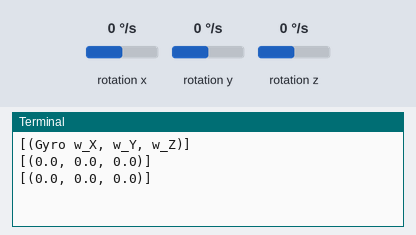
The program below on a simulated Raspberry Pi (BCM pin numbers). Shown: the last lines printed to the terminal. The inputs (shaded band) are chosen by the test bench; at power-on: rotation x 0 °/s, rotation y 0 °/s, rotation z 0 °/s.

Above: at 1.2 s.
1.3 s: rotation x set to -192 °/s
At 2.6 s:
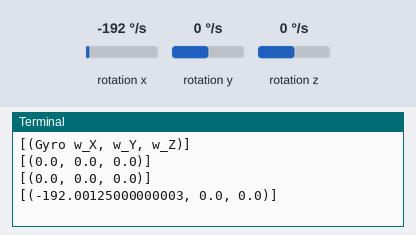
2.8 s: rotation y set to -192 °/s
At 3.8 s:
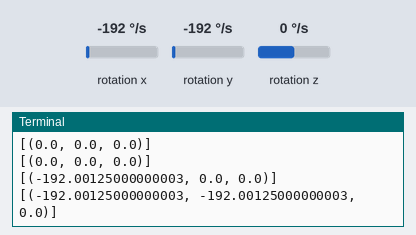
4.3 s: rotation z set to -192 °/s
At 5.8 s:
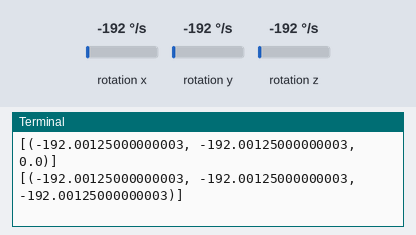

The program:

Gyro_L3GD20.py
```python
#!/usr/bin/python

# Python interface driver for L3GD20 gyroscope, inspired by
# Adafruit_LSM303 drivers.
#
# date:    12/11/2015
#
# author: Dmitry Yershov <dmitry.s.yershov@gmail.com>
#

from Adafruit_I2C import Adafruit_I2C


class Gyro_L3GD20(Adafruit_I2C):

    # Minimal constants carried over from Arduino library
    L3GD20_ADDRESS = (0xD6 >> 1)             # 1101011x

    # L3GD20 registers
                                             # Default    Type
    L3GD20_REGISTER_WHO_AM_I       = 0x0F    # 11010100   r
    L3GD20_REGISTER_CTRL_REG1      = 0x20    # 00000111   rw
    L3GD20_REGISTER_CTRL_REG2      = 0x21    # 00000000   rw
    L3GD20_REGISTER_CTRL_REG3      = 0x22    # 00000000   rw
    L3GD20_REGISTER_CTRL_REG4      = 0x23    # 00000000   rw
    L3GD20_REGISTER_CTRL_REG5      = 0x24    # 00000000   rw
    L3GD20_REGISTER_REFERENCE      = 0x25    # 00000000   r
    L3GD20_REGISTER_OUT_TEMP       = 0x26    #            r
    L3GD20_REGISTER_STATUS_REG     = 0x27    #            r
    L3GD20_REGISTER_OUT_X_L        = 0x28    #            r
    L3GD20_REGISTER_OUT_X_H        = 0x29    #            r
    L3GD20_REGISTER_OUT_Y_L        = 0x2A    #            r
    L3GD20_REGISTER_OUT_Y_H        = 0x2B    #            r
    L3GD20_REGISTER_OUT_Z_L        = 0x2C    #            r
    L3GD20_REGISTER_OUT_Z_H        = 0x2D    #            r
    L3GD20_REGISTER_FIFO_CTRL_REG  = 0x2E    # 00000000   rw
    L3GD20_REGISTER_FIFO_SRC_REG   = 0x2F    #            r
    L3GD20_REGISTER_INT1_CFG       = 0x30    # 00000000   rw
    L3GD20_REGISTER_INT1_SRC       = 0x31    #            r
    L3GD20_REGISTER_TSH_XH         = 0x32    # 00000000   rw
    L3GD20_REGISTER_TSH_XL         = 0x33    # 00000000   rw
    L3GD20_REGISTER_TSH_YH         = 0x34    # 00000000   rw
    L3GD20_REGISTER_TSH_YL         = 0x35    # 00000000   rw
    L3GD20_REGISTER_TSH_ZH         = 0x36    # 00000000   rw
    L3GD20_REGISTER_TSH_ZL         = 0x37    # 00000000   rw
    L3GD20_REGISTER_INT1_DURATION  = 0x38    # 00000000   rw


    # Chipsed IDs
    L3GD20_ID  = 0xD4
    L3GD20H_ID = 0xD7

    # Range settings setRange()
    L3GD20_RANGE_250DPS  = 250
    L3GD20_RANGE_500DPS  = 500
    L3GD20_RANGE_2000DPS = 2000

    # Range sensitivity getSens()
    L3GD20_SENSITIVITY_250DPS  = 0.00875
    L3GD20_SENSITIVITY_500DPS  = 0.0175
    L3GD20_SENSITIVITY_2000DPS = 0.070

    def __init__(self, gyro_range=250, busnum=-1, debug=False, hires=False):

        # Accelerometer and magnetometer are at different I2C
        # addresses, so invoke a separate I2C instance for each
        self.gyro = Adafruit_I2C(self.L3GD20_ADDRESS, busnum, debug)

        chipset_id = self.gyro.readU8(self.L3GD20_REGISTER_WHO_AM_I)

        if chipset_id != self.L3GD20_ID and chipset_id != self.L3GD20H_ID:
            raise Warning("L3GD20 error: wrong id %4x received at address  %4x" % (chipset_id, self.L3GD20_ADDRESS))

        # Enable all three axis on the gyro
        self.gyro.write8(self.L3GD20_REGISTER_CTRL_REG1, 0x00)
        self.gyro.write8(self.L3GD20_REGISTER_CTRL_REG1, 0x0F)

        self.gyro_range = self.L3GD20_SENSITIVITY_250DPS
        self.setRange(gyro_range)

    # Interpret signed 16-bit angular rotation from list
    def gyro16(self, values_uint8, idx):
        value_int16 = values_uint8[idx] | (values_uint8[idx+1] << 8)
        if value_int16 > 32767: value_int16 -= 65536
        return value_int16

    def getSens(self, value_int16):
        value_f = 0.0
        if self.gyro_range == self.L3GD20_RANGE_250DPS:
            value_f = value_int16 * self.L3GD20_SENSITIVITY_250DPS
        elif self.gyro_range == self.L3GD20_RANGE_500DPS:
            value_f = value_int16 * self.L3GD20_SENSITIVITY_500DPS
        elif self.gyro_range == self.L3GD20_RANGE_2000DPS:
            value_f = value_int16 * self.L3GD20_SENSITIVITY_2000DPS
        return value_f

    def read(self):
        # Read the gyro
        values_uint8 = self.gyro.readList(self.L3GD20_REGISTER_OUT_X_L | 0x80, 6)
        # Convert readings
        result = [( self.getSens(self.gyro16(values_uint8, 0)),
                    self.getSens(self.gyro16(values_uint8, 2)),
                    self.getSens(self.gyro16(values_uint8, 4)) )]
        return result


    def setRange(self, gyro_range):
        if gyro_range == self.gyro_range:
            return;
        elif gyro_range == self.L3GD20_RANGE_250DPS:
            self.gyro.write8(self.L3GD20_REGISTER_CTRL_REG4, 0x00)
        elif gyro_range == self.L3GD20_RANGE_500DPS:
            self.gyro.write8(self.L3GD20_REGISTER_CTRL_REG4, 0x10)
        elif gyro_range == self.L3GD20_RANGE_2000DPS:
            self.gyro.write8(self.L3GD20_REGISTER_CTRL_REG4, 0x20)
        else:
            raise ValueError("L3GD20 range value can only be 250, 500, or 2000")

        self.gyro_range = gyro_range;


# Simple example prints accel/mag data once per second:
if __name__ == '__main__':

    from time import sleep

    gyro = Gyro_L3GD20()

    print '[(Gyro w_X, w_Y, w_Z)]'
    while True:
        print gyro.read()
        sleep(1) # Output is fun to watch if this is commented out
```

Measured:
- after the input at 1.3 s, the terminal: prints a new line after 0.71 s (image 1)
- after the input at 2.8 s, the terminal: prints a new line after 0.21 s (image 2)
- after the input at 4.3 s, the terminal: prints a new line after 0.71 s (image 3)
